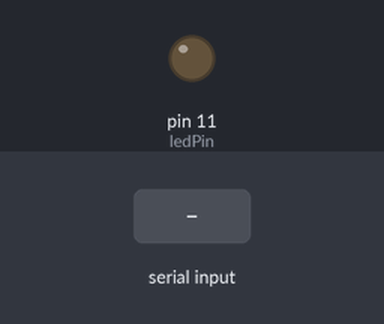
Recording of a sketch running on a simulated Arduino Uno, built with avr-gcc and run on an emulated ATmega328P. On the bench: output pins drawn as LEDs (lit = HIGH). The inputs (shaded band) are chosen by the test bench. What the sketch prints to the serial monitor is not drawn.

Above: at 1.2 s.
1.3 s: byte 30 received over Serial
At 1.8 s:
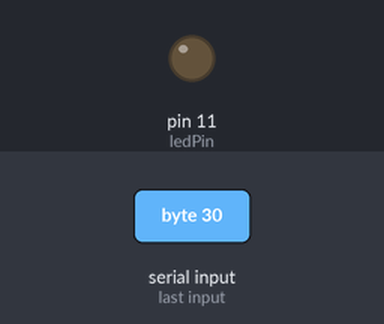
2.9 s: byte 90 received over Serial
At 4.1 s:
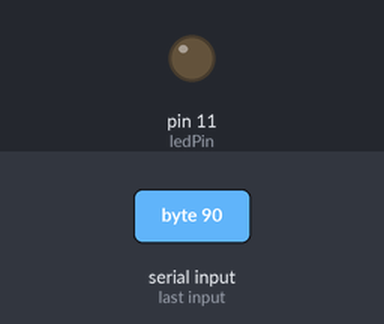
4.4 s: byte 120 received over Serial
At 5.3 s:
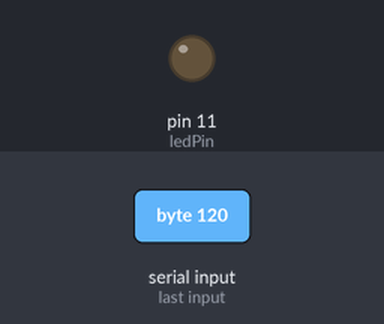
Timing chart, 0 to 7.4 s (numbered marks = the images above; inputs shaded):
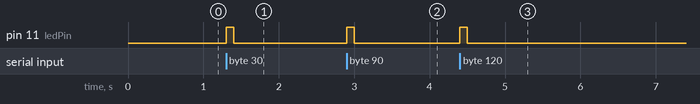

The sketch:

echo.ino
```cpp
int ledPin = 11;   // LED that flashes when a key is pressed

void setup() {                      // called once on start up
   // A baud rate of 115200 (8-bit with No parity and 1 stop bit)
   Serial.begin(115200, SERIAL_8N1);
   pinMode(ledPin, OUTPUT);         // the LED is an output
}

void loop() {                       // Loops forever!
   byte charIn;
   digitalWrite(ledPin, LOW);       // set the LED to be off
   if(Serial.available()){          // a byte has been received
      charIn = Serial.read();       // read the character in from the RPi
      Serial.write(charIn);         // send the character back to the RPi
      digitalWrite(ledPin, HIGH);   // light the LED
      delay(100);                   // delay so the LED is visible
   }
}
```

Measured:
- after the input at 1.3 s, pin 11 (ledPin): LOW → HIGH at once, → LOW 0.10 s later
- after the input at 2.9 s, pin 11 (ledPin): LOW → HIGH at once, → LOW 0.10 s later
- after the input at 4.4 s, pin 11 (ledPin): LOW → HIGH at once, → LOW 0.10 s later
